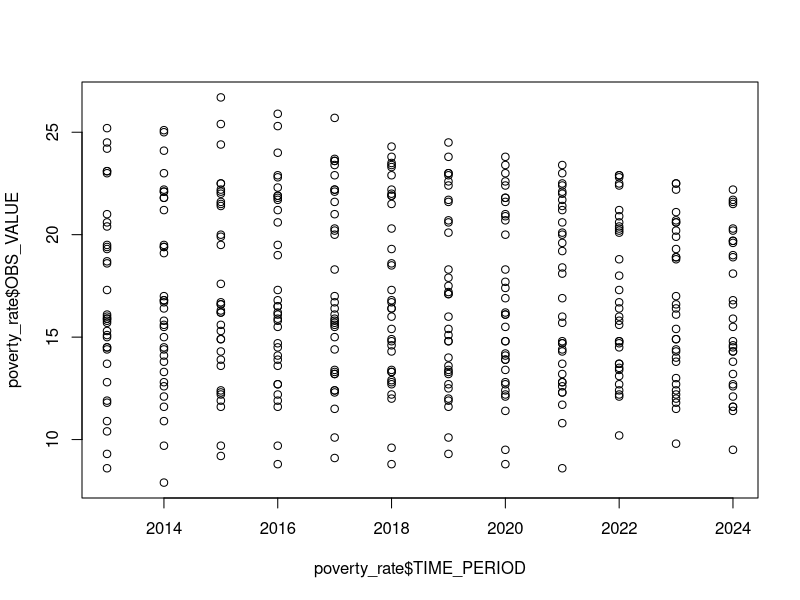
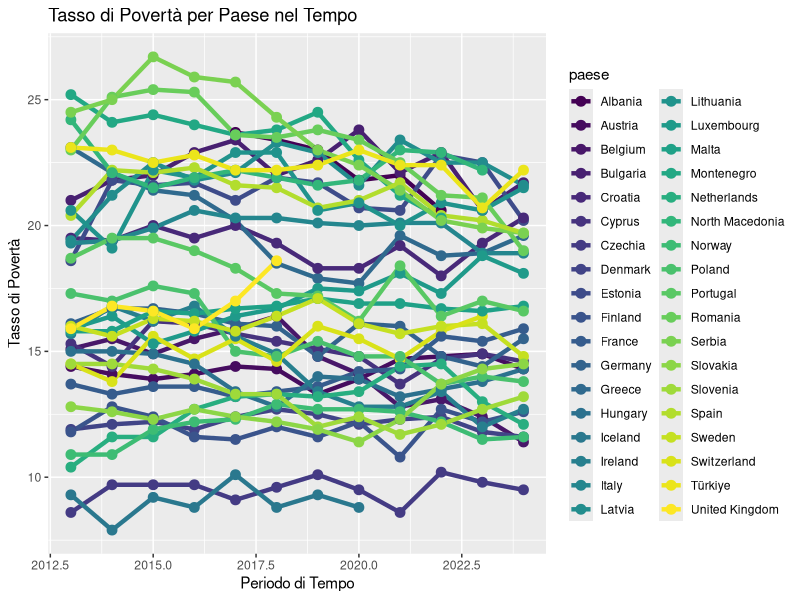
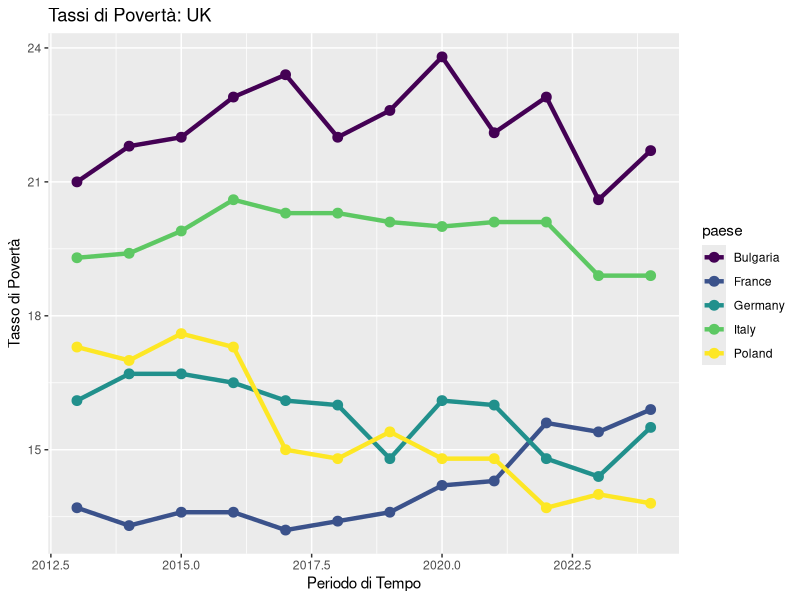

R code for these plots, in order:
rm(list = ls())
graphics.off()

# Data cleaning
poverty_rate = read.csv(file = "data/povertyRate.csv", header = T)

poverty_rate = poverty_rate[,-(1:14)]
poverty_rate = poverty_rate[1:4]
poverty_rate = poverty_rate[,-3]

poverty_rate = poverty_rate[poverty_rate$Geopolitical.entity..reporting. != "Euro area – 20 countries (from 2023)",]
poverty_rate = poverty_rate[poverty_rate$Geopolitical.entity..reporting. != "Euro area - 19 countries  (2015-2022)",]
poverty_rate = poverty_rate[poverty_rate$Geopolitical.entity..reporting. != "European Union - 27 countries (2007-2013)",]
poverty_rate = poverty_rate[poverty_rate$Geopolitical.entity..reporting. != "European Union - 27 countries (from 2020)",]
poverty_rate = poverty_rate[poverty_rate$Geopolitical.entity..reporting. != "European Union - 28 countries (2013-2020)",]

# Data exploration
head(poverty_rate)
dim(poverty_rate)
table(poverty_rate$Geopolitical.entity..reporting.)
summary(poverty_rate)

nCountries = length(unique(poverty_rate$Geopolitical.entity..reporting.))

#View(poverty_rate)


# PLOTS -------------------------------------------------------------------


plot(poverty_rate$TIME_PERIOD, poverty_rate$OBS_VALUE)

# install.packages("ggplot2")
# install.packages("viridis") # Per la palette
library(ggplot2)
library(viridis)

paese <- poverty_rate$Geopolitical.entity..reporting.

ggplot(data = poverty_rate,
       aes(x = TIME_PERIOD, y = OBS_VALUE, color = paese, group = paese)) + 
  geom_line(linewidth = 1.5) +  # <- Linee Grosse (linewidth > 1)
  scale_color_viridis(discrete = TRUE, option = "D") + # <- Palette Variata
  geom_point(size = 3) + # Punti più grandi per abbinare le linee
  labs(
    title = "Tasso di Povertà per Paese nel Tempo",
    x = "Periodo di Tempo",
    y = "Tasso di Povertà"
  )


library(dplyr)

# Definisci i paesi da includere
paesi_selezionati <- c("France", "Italy", "Germany", "Bulgaria", "Poland")

data_subsample <- poverty_rate %>%
  # PASSO 1: Filtra il dataframe 
  filter( poverty_rate$Geopolitical.entity..reporting. %in% paesi_selezionati) 


paese <- data_subsample$Geopolitical.entity..reporting.
  
# PASSO 2: Crea il grafico con i dati filtrati
ggplot( data = data_subsample,
        aes(x = TIME_PERIOD, y = OBS_VALUE, color = paese, group = paese)) + 
        geom_line(linewidth = 1.5) + # Linee grosse
        geom_point(size = 3) +
        scale_color_viridis(discrete = TRUE, option = "D") + 
 
        labs(
          title = "Tassi di Povertà: UK",
          x = "Periodo di Tempo",
          y = "Tasso di Povertà"
        )
